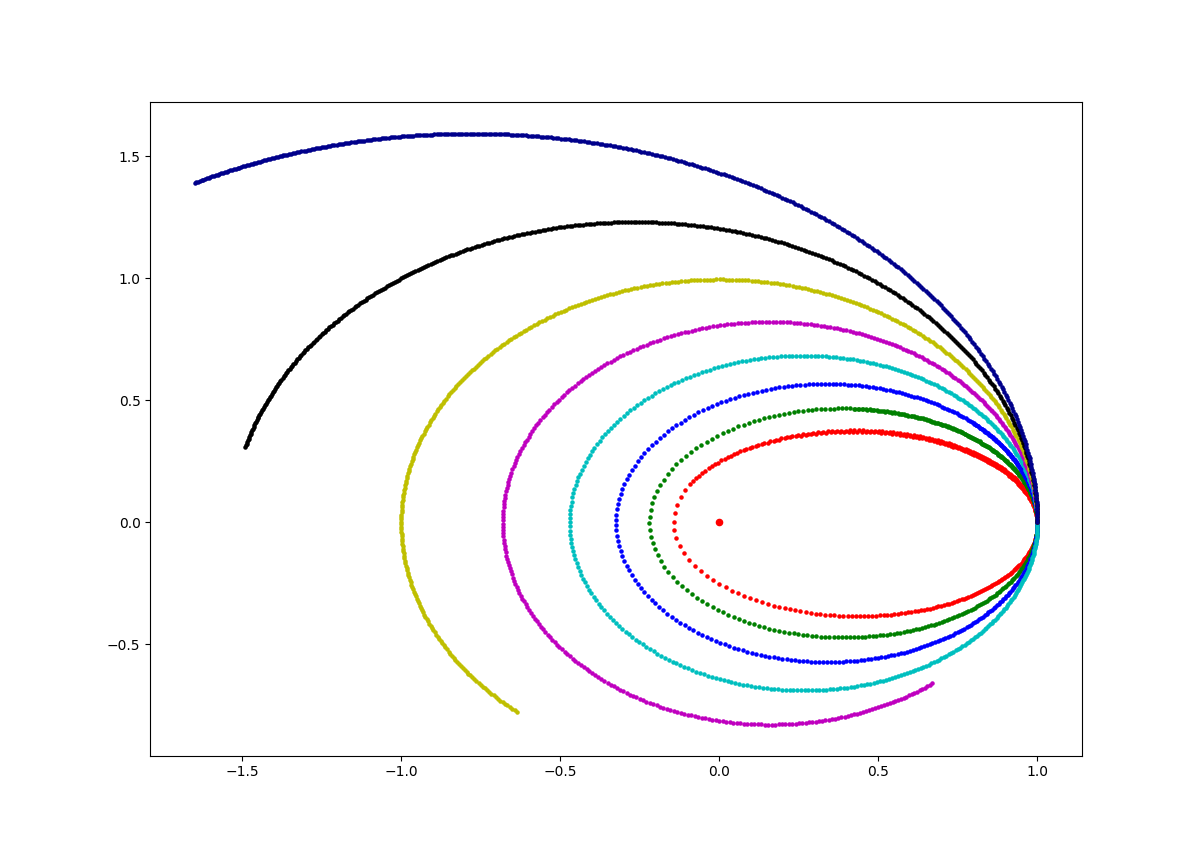

This chart was generated by the following Python code:
import numpy as np
import matplotlib.pyplot as plt
color = ["r", "g", "b", "c", "m", "y", "k", "darkblue"]
#==================パラメータ======================
m = 1.0
M = 1.0
G = 1.0
g = 9.80
dt = 0.010
step = 400
itr = 8
plt.scatter(0,0,s=20,c="red")       #恒星の位置
for i in range(0,itr):
    #==================初期条件======================
    x = 1.0
    y = 0.0
    t = 0.0
    vx = 0.0
    vy = 0.50 + float(i) * 0.10
    plt.scatter(x,y,s=5,c=color[i])
    #==================時間発展======================
    for n in range(0,step+1):
        t = float(n) * dt
        r = np.sqrt(x**2+y**2)
        f = - G * M * m / (r**2)
        vx = vx + dt * f * x / (m*r)
        vy = vy + dt * f * y / (m*r)
        x = x + vx * dt
        y = y + vy * dt
        plt.scatter(x,y,s=5,c=color[i])
plt.show()
